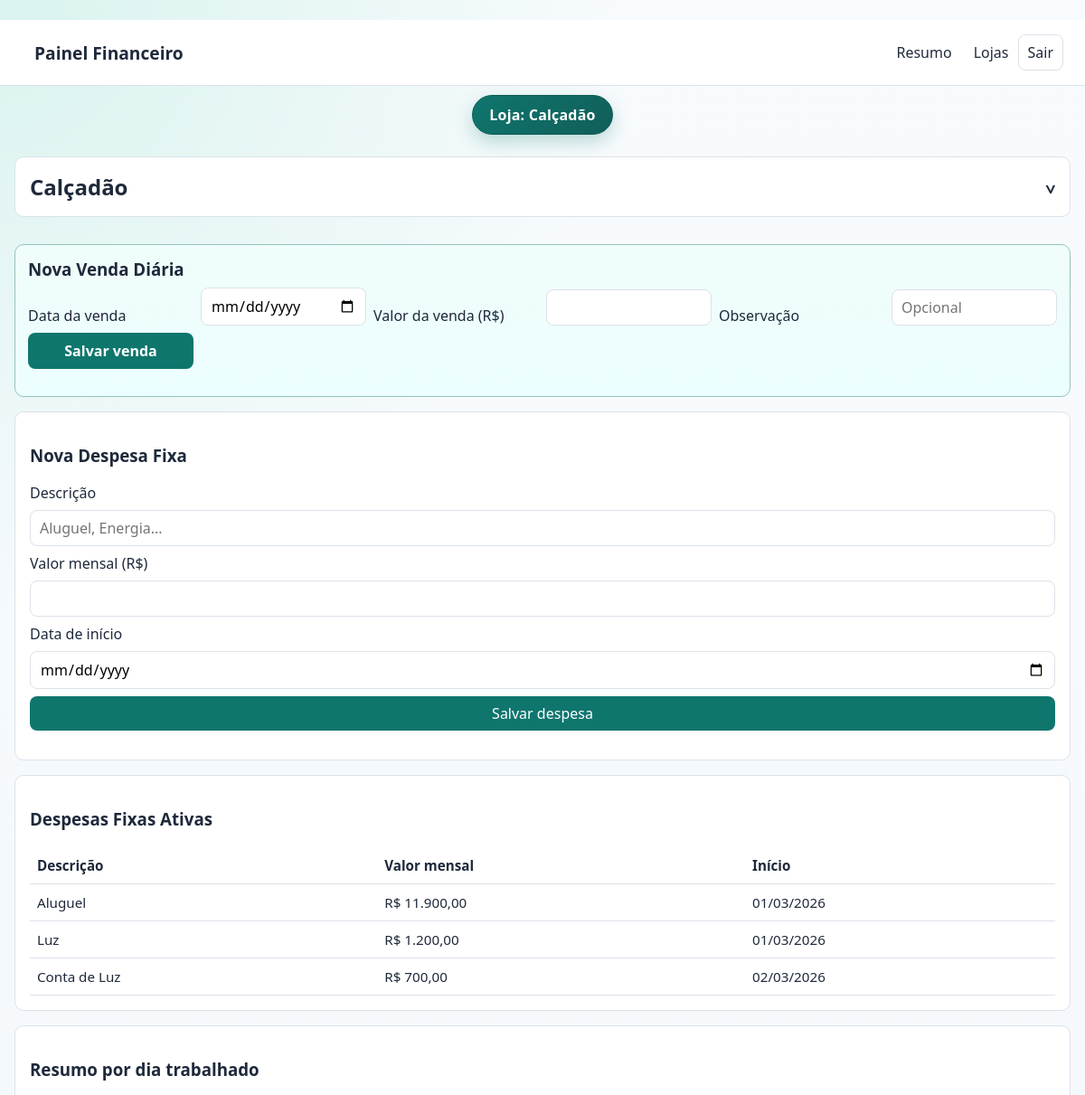
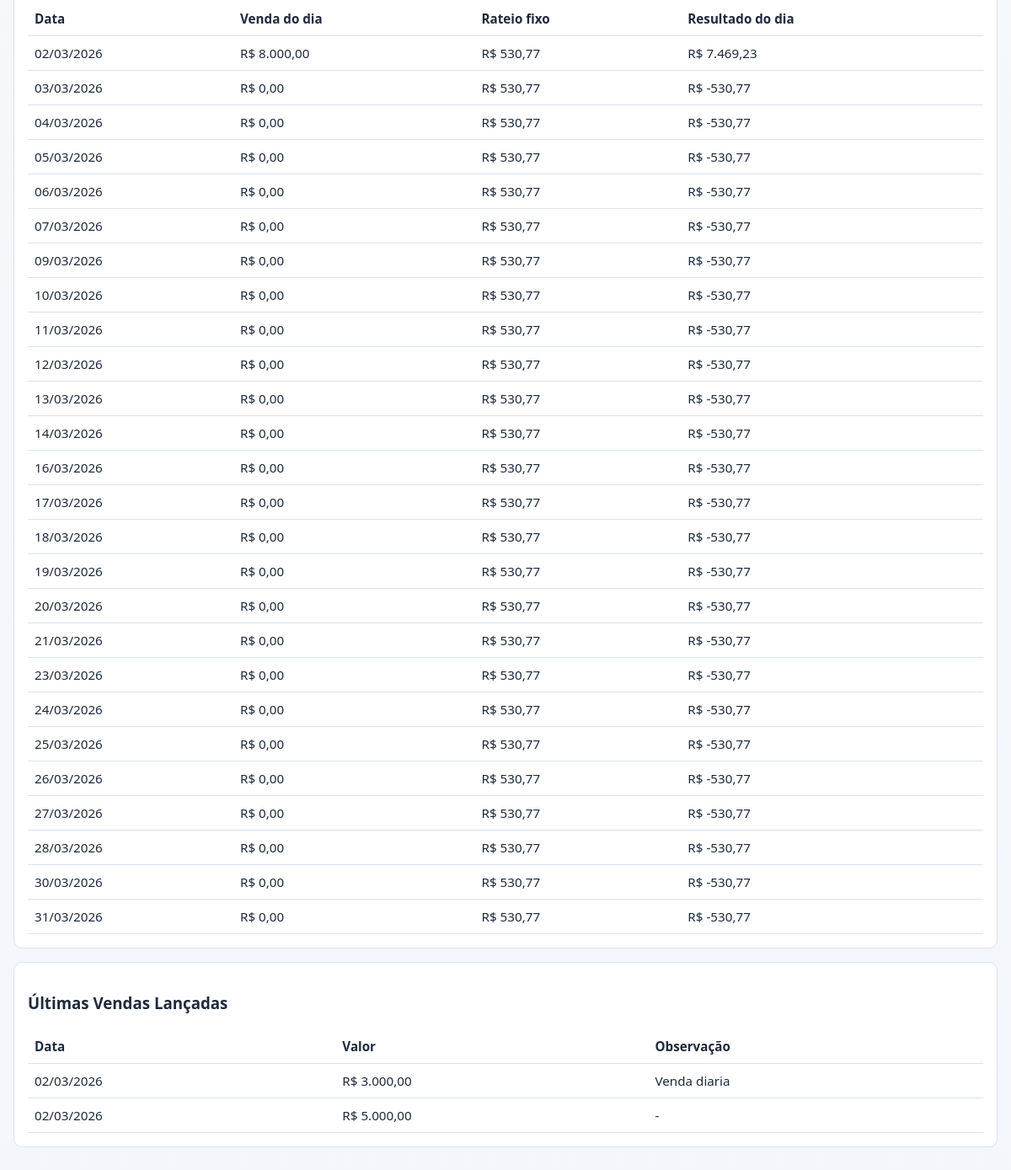
The page /stores/1 (signed in) on the database its author committed (2 pictures, top to bottom).
### app.py (models this page shows)
class Store(db.Model):
    id = db.Column(db.Integer, primary_key=True)
    name = db.Column(db.String(120), nullable=False, unique=True)
    created_at = db.Column(db.Date, nullable=False, default=date.today)
    fixed_expenses = db.relationship(
        "FixedExpense", backref="store", lazy=True, cascade="all, delete-orphan"
    )
    sales = db.relationship(
        "DailySale", backref="store", lazy=True, cascade="all, delete-orphan"
    )

class FixedExpense(db.Model):
    id = db.Column(db.Integer, primary_key=True)
    store_id = db.Column(db.Integer, db.ForeignKey("store.id"), nullable=False)
    description = db.Column(db.String(120), nullable=False)
    monthly_amount = db.Column(db.Numeric(12, 2), nullable=False)
    start_date = db.Column(db.Date, nullable=False, default=date.today)
    active = db.Column(db.Boolean, nullable=False, default=True)

class DailySale(db.Model):
    id = db.Column(db.Integer, primary_key=True)
    store_id = db.Column(db.Integer, db.ForeignKey("store.id"), nullable=False)
    sale_date = db.Column(db.Date, nullable=False, index=True)
    amount = db.Column(db.Numeric(12, 2), nullable=False)
    notes = db.Column(db.String(200), nullable=True)

### app.py (the view, shortened to what this page needs)
@app.route("/stores/<int:store_id>", methods=["GET", "POST"])
def store_detail(store_id: int):
    store = Store.query.get_or_404(store_id)
    selected_month = request.args.get("month")
    year, month = parse_year_month(selected_month)
    month_token = f"{year:04d}-{month:02d}"
    data = month_store_metrics(store, year, month)
    recent_sales = (
        DailySale.query.filter_by(store_id=store.id)
        .order_by(DailySale.sale_date.desc(), DailySale.id.desc())
        .limit(20)
        .all()
    )
    return render_template(
        "store_detail.html",
        store=store,
        data=data,
        month_token=month_token,
        recent_sales=recent_sales,
        header_title=f"Loja: {store.name}",
    )

### app.py (called while the page is built)
def parse_year_month(value: str | None) -> tuple[int, int]:
    if not value:
        today = date.today()
        return today.year, today.month
    year, month = value.split("-")
    return int(year), int(month)

def month_days(year: int, month: int) -> list[date]:
    total_days = monthrange(year, month)[1]
    return [date(year, month, day) for day in range(1, total_days + 1)]

def workdays_monday_to_saturday(year: int, month: int) -> list[date]:
    return [d for d in month_days(year, month) if d.weekday() <= 5]

def money(value: Decimal | float | int) -> str:
    v = Decimal(value).quantize(Decimal("0.01"))
    return f"R$ {v:,.2f}".replace(",", "X").replace(".", ",").replace("X", ".")

def is_authenticated() -> bool:
    return session.get("is_authenticated", False) is True

@app.context_processor
def inject_helpers():
    return {"money": money, "is_authenticated": is_authenticated()}

@app.before_request
def require_login():
    allowed_endpoints = {"login", "static"}
    if request.endpoint in allowed_endpoints:
        return None
    if not is_authenticated():
        return redirect(url_for("login"))
    return None

@app.after_request
def disable_cache_in_debug(response):
    if app.debug:
        response.headers["Cache-Control"] = "no-cache, no-store, must-revalidate"
        response.headers["Pragma"] = "no-cache"
        response.headers["Expires"] = "0"
    return response

### templates/store_detail.html (shortened to what this page needs)
﻿{% extends "base.html" %}
{% block content %}
  <section class="card">
    <button
      type="button"
      id="month-data-toggle"
      class="store-title-row"
      aria-controls="month-data-panel"
      aria-expanded="false"
      title="Mostrar/ocultar dados do mês"
    >
      <h2>{{ store.name }}</h2>
      <span class="arrow">^</span>
    </button>
  </section>
  <section class="card priority-sale">
    <h3>Nova Venda Diária</h3>
    <form method="post" class="grid-form priority-sale-form">
      <label for="sale_date">Data da venda</label>
      <input id="sale_date" name="sale_date" type="date" required />
      <label for="amount">Valor da venda (R$)</label>
      <input id="amount" name="amount" type="number" step="0.01" min="0" required />
      <label for="notes">Observação</label>
      <input id="notes" name="notes" placeholder="Opcional" />
      <button type="submit">Salvar venda</button>
    </form>
  </section>
  <section class="card">
    <div>
      <h3>Nova Despesa Fixa</h3>
      <form method="post" class="grid-form">
        <label for="description">Descrição</label>
        <input id="description" name="description" required placeholder="Aluguel, Energia..." />
        <label for="monthly_amount">Valor mensal (R$)</label>
        <input id="monthly_amount" name="monthly_amount" type="number" step="0.01" min="0" required />
        <label for="start_date">Data de início</label>
        <input id="start_date" name="start_date" type="date" />
        <button type="submit">Salvar despesa</button>
      </form>
    </div>
  </section>
  <section class="card">
    <h3>Despesas Fixas Ativas</h3>
    {% if data.expenses %}
      <table>
        <thead>
          <tr>
            <th>Descrição</th>
            <th>Valor mensal</th>
            <th>Início</th>
          </tr>
        </thead>
        <tbody>
          {% for expense in data.expenses %}
            <tr>
              <td>{{ expense.description }}</td>
              <td>{{ money(expense.monthly_amount) }}</td>
              <td>{{ expense.start_date.strftime("%d/%m/%Y") }}</td>
            </tr>
          {% endfor %}
        </tbody>
      </table>
    {% else %}
      <p>Nenhuma despesa fixa cadastrada para este mês.</p>
    {% endif %}
  </section>
  <section class="card">
    <h3>Resumo por dia trabalhado</h3>
    {% if data.day_rows %}
      <table>
        <thead>
          <tr>
            <th>Data</th>
            <th>Venda do dia</th>
            <th>Rateio fixo</th>
            <th>Resultado do dia</th>
          </tr>
        </thead>
        <tbody>
          {% for row in data.day_rows %}
            <tr>
              <td>{{ row.date.strftime("%d/%m/%Y") }}</td>
              <td>{{ money(row.sales) }}</td>
              <td>{{ money(row.fixed_allocated) }}</td>
              <td>{{ money(row.result) }}</td>
            </tr>
          {% endfor %}
        </tbody>
      </table>
    {% else %}
      <p>Não há dia para o mês selecionado.</p>
    {% endif %}
  </section>
  <section class="card">
    <h3>Últimas Vendas Lançadas</h3>
    {% if recent_sales %}
      <table>
        <thead>
          <tr>
            <th>Data</th>
            <th>Valor</th>
            <th>Observação</th>
          </tr>
        </thead>
        <tbody>
          {% for sale in recent_sales %}
            <tr>
              <td>{{ sale.sale_date.strftime("%d/%m/%Y") }}</td>
              <td>{{ money(sale.amount) }}</td>
              <td>{{ sale.notes or "-" }}</td>
            </tr>
          {% endfor %}
        </tbody>
      </table>
    {% else %}
      <p>Nenhuma venda cadastrada ainda.</p>
    {% endif %}
  </section>
{% endblock %}

### templates/base.html (shortened to what this page needs)
<!doctype html>
<html lang="pt-BR">
  <head>
    <link rel="stylesheet" href="{{ url_for('static', filename='styles.css') }}" />
  </head>
  <body>
    {% if is_authenticated %}
      <header class="header">
        <div>
          <h1><a href="{{ url_for('index') }}">Painel Financeiro</a></h1>
        </div>
        <nav>
          <a href="{{ url_for('index') }}">Resumo</a>
          <a href="{{ url_for('stores') }}">Lojas</a>
          <form method="post" action="{{ url_for('logout') }}" class="logout-form">
            <button type="submit" class="ghost-button">Sair</button>
          </form>
        </nav>
      </header>
    {% endif %}
    {% if header_title %}
      <div class="store-focus-header-wrap">
        <div class="store-focus-header">{{ header_title }}</div>
      </div>
    {% endif %}
    <main class="container">
      {% block content %}{% endblock %}
    </main>
  </body>
</html>

### static/styles.css (style rules this page uses)
:root { --bg: #f6f7fb; --card: #ffffff; --text: #1e293b; --muted: #64748b; --border: #dbe2ea; --primary: #0f766e; }
* { box-sizing: border-box; }
body { margin: 0; font-family: "Segoe UI", sans-serif; background: radial-gradient(circle at top left, #d9f3ef 0, transparent 24%), linear-gradient(180deg, #f8fbfd 0%, #f3f6fa 100%); color: var(--text); }
.header { display: flex; justify-content: space-between; align-items: center; gap: 12px; flex-wrap: wrap; padding: 16px 24px; background: var(--card); border-bottom: 1px solid var(--border); }
.header h1 { margin: 0; font-size: 1.2rem; }
.header a { text-decoration: none; color: inherit; margin-left: 14px; }
.header nav { display: flex; align-items: center; flex-wrap: wrap; gap: 10px; }
.container { max-width: 1200px; margin: 24px auto; padding: 0 16px 24px; display: grid; gap: 16px; }
.store-focus-header-wrap { position: sticky; top: 0; z-index: 30; display: flex; justify-content: center; pointer-events: none; }
.store-focus-header { margin-top: 10px; padding: 10px 18px; border-radius: 999px; border: 1px solid #0b5e57; background: linear-gradient(135deg, #0f766e, #115e59); color: #fff; font-weight: 700; letter-spacing: 0.2px; box-shadow: 0 8px 20px rgba(15, 118, 110, 0.25); pointer-events: auto; }
.card { background: var(--card); border: 1px solid var(--border); border-radius: 10px; padding: 16px; }
.logout-form { margin: 0; }
.ghost-button { background: transparent; color: var(--text); border: 1px solid var(--border); }
.store-title-row { display: flex; align-items: center; justify-content: space-between; gap: 12px; width: 100%; padding: 0; background: transparent; color: inherit; border: 0; border-radius: 0; cursor: pointer; }
.store-title-row h2 { margin: 0; text-align: left; }
.store-title-row .arrow { transition: transform 0.2s ease; font-size: 20px; font-weight: 600; line-height: 1; transform: rotate(180deg); }
.priority-sale { margin-top: 14px; padding: 14px; border: 1px solid #93c5c0; border-radius: 10px; background: linear-gradient(180deg, #f0fdfa 0%, #ecfeff 100%); }
.priority-sale h3 { margin: 0 0 8px; }
.priority-sale-form { grid-template-columns: repeat(auto-fit, minmax(180px, 1fr)); align-items: end; }
.priority-sale-form button { min-height: 40px; font-weight: 700; }
.inline-form, .grid-form { display: grid; gap: 8px; margin-top: 8px; }
input, button { padding: 8px 10px; border-radius: 8px; border: 1px solid var(--border); font: inherit; }
button { background: var(--primary); color: #fff; border: none; cursor: pointer; }
table { width: 100%; border-collapse: collapse; font-size: 0.95rem; }
th, td { padding: 10px 8px; border-bottom: 1px solid var(--border); text-align: left; }

### rows shown on the page
Store: name "Calçadão"
FixedExpense: description "Aluguel", monthly_amount "R$ 11.900,00", start_date "01/03/2026"
FixedExpense: description "Luz", monthly_amount "R$ 1.200,00", start_date "01/03/2026"
FixedExpense: description "Conta de Luz", monthly_amount "R$ 700,00", start_date "02/03/2026"
DailySale: sale_date "02/03/2026", amount "R$ 3.000,00", notes "Venda diaria"
DailySale: sale_date "02/03/2026", amount "R$ 5.000,00", notes "-"

### other values the page prints
{{ header_title }} "Loja: Calçadão"
{{ row.date.strftime("%d/%m/%Y") }} "02/03/2026" "03/03/2026" "04/03/2026" "05/03/2026" "06/03/2026" "07/03/2026" "09/03/2026" "10/03/2026" "11/03/2026" "12/03/2026" "13/03/2026" "14/03/2026" "16/03/2026" "17/03/2026" "18/03/2026" "19/03/2026" "20/03/2026" "21/03/2026" "23/03/2026" "24/03/2026" "25/03/2026" "26/03/2026" "27/03/2026" "28/03/2026" "30/03/2026" "31/03/2026"
{{ money(row.sales) }} "R$ 8.000,00" "R$ 0,00" "R$ 0,00" "R$ 0,00" "R$ 0,00" "R$ 0,00" "R$ 0,00" "R$ 0,00" "R$ 0,00" "R$ 0,00" "R$ 0,00" "R$ 0,00" "R$ 0,00" "R$ 0,00" "R$ 0,00" "R$ 0,00" "R$ 0,00" "R$ 0,00" "R$ 0,00" "R$ 0,00" "R$ 0,00" "R$ 0,00" "R$ 0,00" "R$ 0,00" "R$ 0,00" "R$ 0,00"
{{ money(row.fixed_allocated) }} "R$ 530,77" "R$ 530,77" "R$ 530,77" "R$ 530,77" "R$ 530,77" "R$ 530,77" "R$ 530,77" "R$ 530,77" "R$ 530,77" "R$ 530,77" "R$ 530,77" "R$ 530,77" "R$ 530,77" "R$ 530,77" "R$ 530,77" "R$ 530,77" "R$ 530,77" "R$ 530,77" "R$ 530,77" "R$ 530,77" "R$ 530,77" "R$ 530,77" "R$ 530,77" "R$ 530,77" "R$ 530,77" "R$ 530,77"
{{ money(row.result) }} "R$ 7.469,23" "R$ -530,77" "R$ -530,77" "R$ -530,77" "R$ -530,77" "R$ -530,77" "R$ -530,77" "R$ -530,77" "R$ -530,77" "R$ -530,77" "R$ -530,77" "R$ -530,77" "R$ -530,77" "R$ -530,77" "R$ -530,77" "R$ -530,77" "R$ -530,77" "R$ -530,77" "R$ -530,77" "R$ -530,77" "R$ -530,77" "R$ -530,77" "R$ -530,77" "R$ -530,77" "R$ -530,77" "R$ -530,77"
